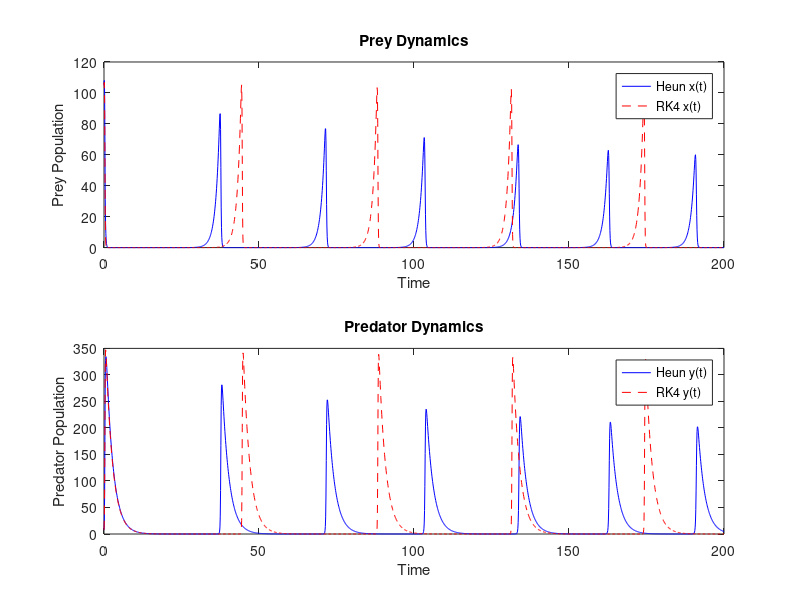
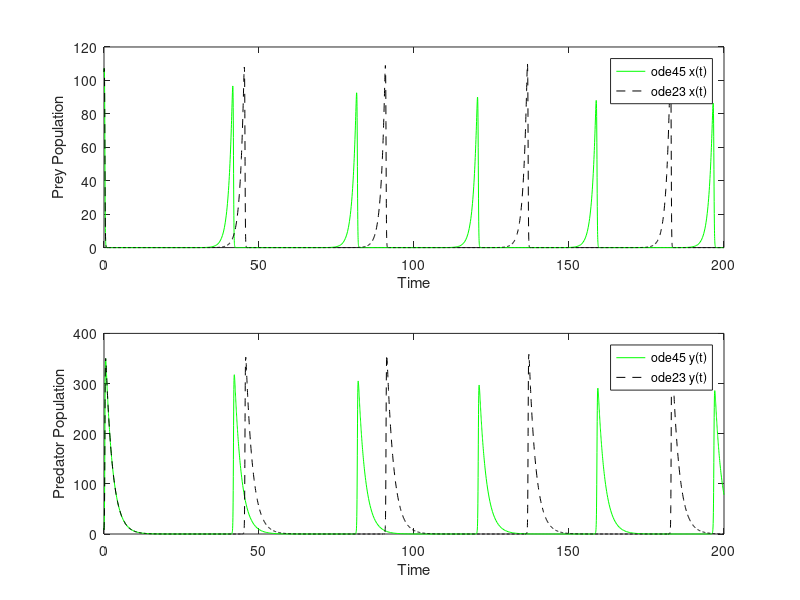

These figures' MATLAB source, in order:
%parameters
p = 0.8; q = 0.04; r = 0.12; s = 0.45;
x0 = 105; y0 = 8;
t0 = 0; tf = 200;
h = 0.1;
t = t0:h:tf;
N = length(t);

x_heun = zeros(1, N); y_heun = zeros(1, N);
x_rk4 = zeros(1, N); y_rk4 = zeros(1, N);

%initial conditions
x_heun(1) = x0; y_heun(1) = y0;
x_rk4(1) = x0; y_rk4(1) = y0;

%define functions
fx = @(x,y) p*x - q*x*y;
fy = @(x,y) -s*y + r*x*y;

%Heun's Method
for i = 1:N-1
    x1 = x_heun(i); y1 = y_heun(i);

    k1x = fx(x1, y1);
    k1y = fy(x1, y1);

    x_temp = x1 + h * k1x;
    y_temp = y1 + h * k1y;

    k2x = fx(x_temp, y_temp);
    k2y = fy(x_temp, y_temp);

    x_heun(i+1) = x1 + h * (k1x + k2x)/2;
    y_heun(i+1) = y1 + h * (k1y + k2y)/2;
end

%Runge-Kutta 4 Method
for i = 1:N-1
    x1 = x_rk4(i); y1 = y_rk4(i);

    k1x = fx(x1, y1);
    k1y = fy(x1, y1);

    k2x = fx(x1 + h*k1x/2, y1 + h*k1y/2);
    k2y = fy(x1 + h*k1x/2, y1 + h*k1y/2);

    k3x = fx(x1 + h*k2x/2, y1 + h*k2y/2);
    k3y = fy(x1 + h*k2x/2, y1 + h*k2y/2);

    k4x = fx(x1 + h*k3x, y1 + h*k3y);
    k4y = fy(x1 + h*k3x, y1 + h*k3y);

    x_rk4(i+1) = x1 + h * (k1x + 2*k2x + 2*k3x + k4x)/6;
    y_rk4(i+1) = y1 + h * (k1y + 2*k2y + 2*k3y + k4y)/6;
end

%Plotting
figure;
subplot(2,1,1);
plot(t, x_heun, 'b', t, x_rk4, 'r--');
legend('Heun x(t)', 'RK4 x(t)');
xlabel('Time'); ylabel('Prey Population');
title('Prey Dynamics');

subplot(2,1,2);
plot(t, y_heun, 'b', t, y_rk4, 'r--');
legend('Heun y(t)', 'RK4 y(t)');
xlabel('Time'); ylabel('Predator Population');
title('Predator Dynamics');

%%Comparison 

%system of ODEs
lotka = @(t, Y) [p*Y(1) - q*Y(1)*Y(2);
                 -s*Y(2) + r*Y(1)*Y(2)];

tspan = [0 200];
Y0 = [105; 8];

%solve with ode45
[t_45, Y_45] = ode45(lotka, tspan, Y0);

%solve with ode23
opts = odeset('MaxStep', 0.1);
[t_23, Y_23] = ode23(lotka, tspan, Y0, opts);

%plot Comparison
figure;
subplot(2,1,1);
plot(t_45, Y_45(:,1), 'g', t_23, Y_23(:,1), 'k--');
legend('ode45 x(t)', 'ode23 x(t)');
xlabel('Time'); ylabel('Prey Population');

subplot(2,1,2);
plot(t_45, Y_45(:,2), 'g', t_23, Y_23(:,2), 'k--');
legend('ode45 y(t)', 'ode23 y(t)');
xlabel('Time'); ylabel('Predator Population');
